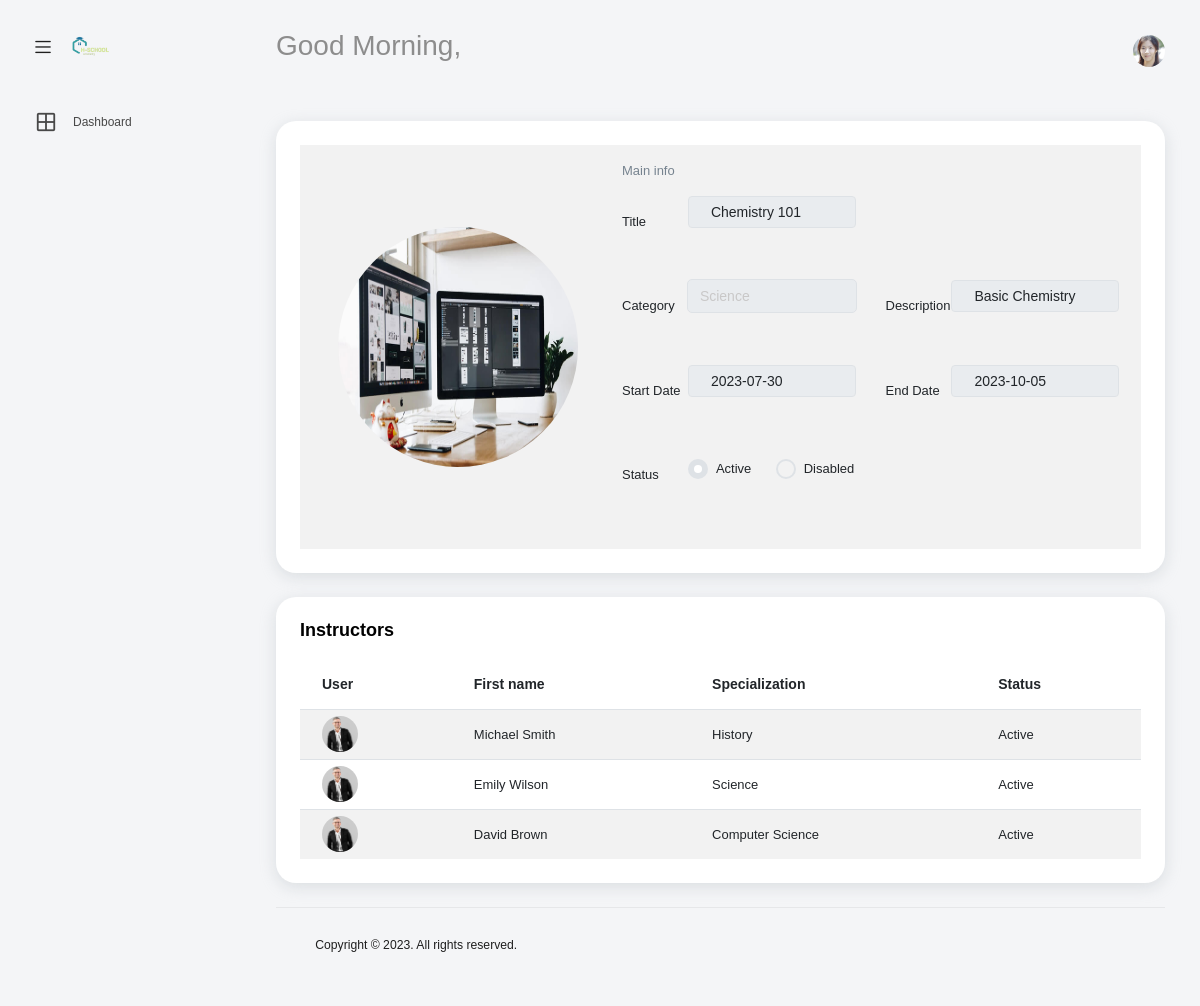
The page /instructor_dashboard/courseDisplay.php?course_id=10 on the database its author committed.
### tables this page shows
CREATE TABLE `course` (
  `CourseID` int(11) NOT NULL,
  `Title` varchar(255) DEFAULT NULL,
  `Category` varchar(255) DEFAULT NULL,
  `Description` varchar(255) DEFAULT NULL,
  `StartDate` date DEFAULT NULL,
  `EndDate` date DEFAULT NULL,
  `Status` enum('Active','Inactive') DEFAULT NULL
);

CREATE TABLE `instructor` (
  `InstructorID` int(11) NOT NULL,
  `FirstName` varchar(255) DEFAULT NULL,
  `LastName` varchar(255) DEFAULT NULL,
  `Gender` enum('Male','Female') DEFAULT NULL,
  `Birthdate` date DEFAULT NULL,
  `Status` enum('Active','Inactive') DEFAULT NULL,
  `Email` varchar(255) DEFAULT NULL,
  `Phone` varchar(255) DEFAULT NULL,
  `Password` varchar(255) DEFAULT NULL,
  `Specialization` varchar(255) DEFAULT NULL,
  `Description` varchar(255) DEFAULT NULL
);

### dashboard.php (called while the page is built, shortened)
<?php
require('../dbm.php');
$dbconn = new DatabaseManager;
$dbconn->connect();
function getCourse($courseID)
{
    global $dbconn;
    $sql = "SELECT * FROM Course WHERE CourseID = $courseID";
    $result = $dbconn->query($sql);
    if ($result && $result->num_rows > 0) {
        $row = $result->fetch_assoc();
        return $row;
    } else {
        return null;
    }
}
function getInstructorDataByCourseID($courseID)
{
    global $dbconn;
    $sql = "SELECT Instructor.*
            FROM Instructor
            INNER JOIN Course_Instructor ON Instructor.InstructorID = Course_Instructor.InstructorID
            WHERE Course_Instructor.CourseID = $courseID";
    $instructors = array();
    $result = $dbconn->query($sql);
    while ($row = $result->fetch_assoc()) {
        $instructors[] = $row;
    }
    return $instructors;
}
function checkAvailability($courseId, $instructorId) {
    global $dbconn;
    $sql = "SELECT availability FROM Course_Instructor WHERE CourseID = $courseId AND InstructorID = $instructorId";
    $result = $dbconn->query($sql);
    if ($result && mysqli_num_rows($result) > 0) {
        $row = mysqli_fetch_assoc($result);
        $availability = $row['availability'];
        return $availability;
    } else {
        return null;
    }
}
?>

### dbm.php (called while the page is built, shortened)
<?php
if (!class_exists('DatabaseManager')) {
  class DatabaseManager
  {
    private $db_conn;
    private $database = 'h-school';
    private $host = "localhost";
    private $username = "root";
    private $password = "";
    public function connect()
    {
      $this->db_conn = new mysqli($this->host, $this->username, $this->password, $this->database);
    }
    public function query($sql)
    {
      try {
        $this->db_conn->begin_transaction();
        $result = $this->db_conn->query($sql);
        $this->db_conn->commit();
        return $result;
      } catch (PDOException $e) {
        $this->db_conn->rollback();
        die($this->db_conn->error);
      }
    }
  }
}

### instructor_dashboard/courseDisplay.php (the view, shortened to what this page needs)
<?php
if (isset($_GET['course_id'])) {
  $courseID = $_GET['course_id'];
}
?>
<!DOCTYPE html>
<html lang="en">
<?php include('head.inc.php'); ?>
<body>
  <div class="container-scroller">
    <header>
      <?php include('navBar.inc.php');
      $course = getCourse($courseID);
      $courseImg = "../student/assets/img/courses/course-1.jpg";
      ?>
    </header>
    <div class="container-fluid page-body-wrapper">
      <section class="sidebar sidebar-offcanvas" id="sideBar">
        <?php include('sidBar.inc.php'); ?>
      </section>
      <div class="main-panel">
        <div class="content-wrapper">
          <div class="row">
            <div class="col-12 grid-margin ">
              <div class="card ">
                <div class="card-body">
                  <div class="table-responsive">
                    <table class="table table-striped">
                      <tbody>
                        <tr>
                          <td class="py-1">
                            <?php
                            echo '<img style="width: 15rem; height: 15rem; margin-left: 1rem;" src="' . $courseImg . '"
                              alt="image" />';
                            ?>
                          </td>
                          <td class="py-xl-3">
                            <form >
                              <p class="card-description">
                                Main info
                              </p>
                              <div class="row">
                                <div class="col-md-6">
                                  <div class="form-group row">
                                    <label class="col-sm-3 col-form-label">Title</label>
                                    <div class="col-sm-9">
                                      <input type="text" class="form-control" value="<?php echo $course['Title']; ?>"
                                        disabled />
                                    </div>
                                  </div>
                                </div>
                              </div>
                              <div class="row">
                                <div class="col-md-6">
                                  <div class="form-group row">
                                    <label class="col-sm-3 col-form-label">Category</label>
                                    <div class="col-sm-9">
                                      <select class="form-control" disabled>
                                        <option>
                                          <?php echo $course['Category']; ?>
                                        </option>
                                      </select>
                                    </div>
                                  </div>
                                </div>
                                <div class="col-md-6">
                                  <div class="form-group row">
                                    <label class="col-sm-3 col-form-label">Description</label>
                                    <div class="col-sm-9">
                                      <input class="form-control" value="<?php echo $course['Description']; ?>"
                                        disabled />
                                    </div>
                                  </div>
                                </div>
                              </div>
                              <div class="row">
                                <div class="col-md-6">
                                  <div class="form-group row">
                                    <label class="col-sm-3 col-form-label">Start Date</label>
                                    <div class="col-sm-9">
                                      <input class="form-control" placeholder="dd/mm/yyyy"
                                        value="<?php echo $course['StartDate']; ?>" disabled />
                                    </div>
                                  </div>
                                </div>
                                <div class="col-md-6">
                                  <div class="form-group row">
                                    <label class="col-sm-3 col-form-label">End Date</label>
                                    <div class="col-sm-9">
                                      <input class="form-control" placeholder="dd/mm/yyyy"
                                        value="<?php echo $course['EndDate']; ?>" disabled />
                                    </div>
                                  </div>
                                </div>
                                <div class="col-md-6">
                                  <div class="form-group row">
                                    <label class="col-sm-3 col-form-label">Status</label>
                                    <div class="col-sm-4">
                                      <div class="form-check">
                                        <label class="form-check-label">
                                          Active
                                        </label>
                                      </div>
                                    </div>
                                    <div class="col-sm-5">
                                      <div class="form-check">
                                        <label class="form-check-label">
                                          Disabled
                                        </label>
                                      </div>
                                    </div>
                                  </div>
                                </div>
                              </div>
                            </form>
                          </td>
                        </tr>
                      </tbody>
                    </table>
                  </div>
                </div>
              </div>
            </div>
            <section id="table">
              <div class="col-lg-12 grid-margin stretch-card">
                <div class="card">
                  <div class="card-body">
                    <div class="row">
                      <div class="col-9">
                        <h4 class="card-title">Instructors</h4>
                      </div>
                    </div>
                    <div class="table-responsive">
                      <table class="table table-striped">
                        <thead>
                          <tr>
                            <th>
                              User
                            </th>
                            <th>
                              First name
                            </th>
                            <th>
                              Specialization
                            </th>
                            <th>
                              Status
                            </th>
                          </tr>
                        </thead>
                        <tbody>
                          <?php
                          $instructors = getInstructorDataByCourseID($courseID);
                          foreach ($instructors as $instructor) {
                            $availability = checkAvailability($courseID, $instructor['InstructorID']);
                            if ($availability == 'available')
                             {
                            $instructorImg = "../student/assets/img/trainers/trainer-1.jpg";
                            ?>
                            <tr>
                              <td class="py-1">
                                <?php
                                echo '<img src="' . $instructorImg . '" alt="image" />';
                                ?>
                              </td>
                              <td>
                                <?php echo $instructor['FirstName'] . ' ' . $instructor['LastName']; ?>
                              </td>
                              <td>
                                <div class="">
                                  <?php echo $instructor['Specialization']; ?>
                                </div>
                              </td>
                              <td>
                                <?php echo $instructor['Status']; ?>
                              </td>
                            </tr>
                            <?php
                             }
                          }
                          ?>
                        </tbody>
                      </table>
                    </div>
                  </div>
                </div>
              </div>
            </section>
          </div>
          <?php include('footer.inc.php'); ?>
        </div>
      </div>
    </div>
</body>
</html>

### rows shown on the page
course: Title "Chemistry 101", Category "Science", Description "Basic Chemistry", StartDate "2023-07-30", EndDate "2023-10-05"
instructor: FirstName "Michael", LastName "Smith", Specialization "History", Status "Active"
instructor: FirstName "Emily", LastName "Wilson", Specialization "Science", Status "Active"
instructor: FirstName "David", LastName "Brown", Specialization "Computer Science", Status "Active"
